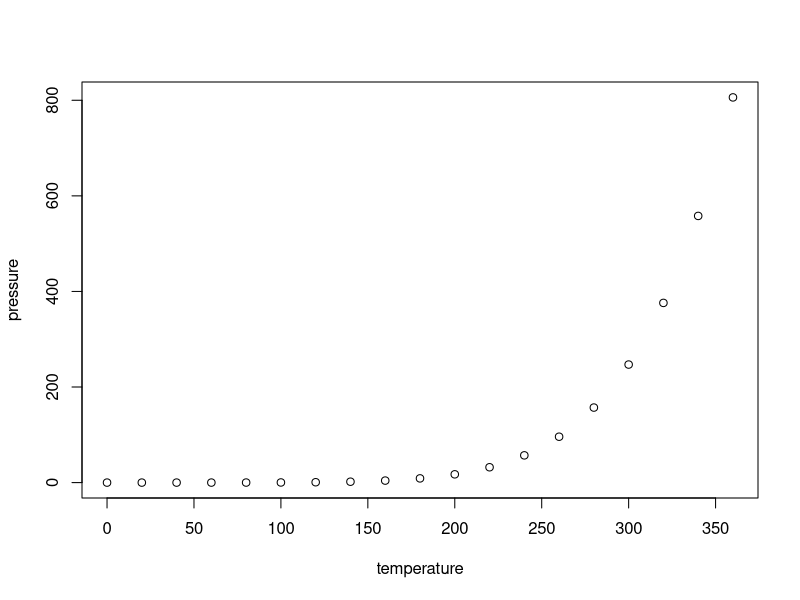
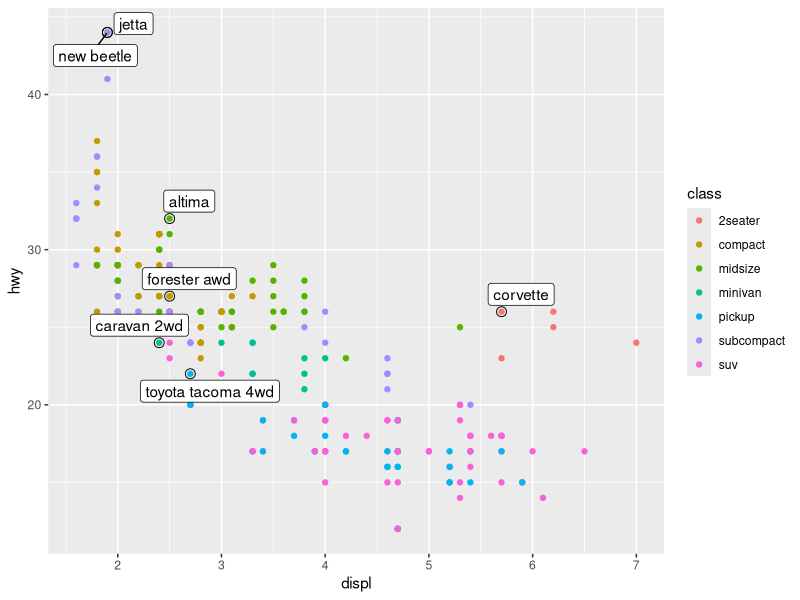
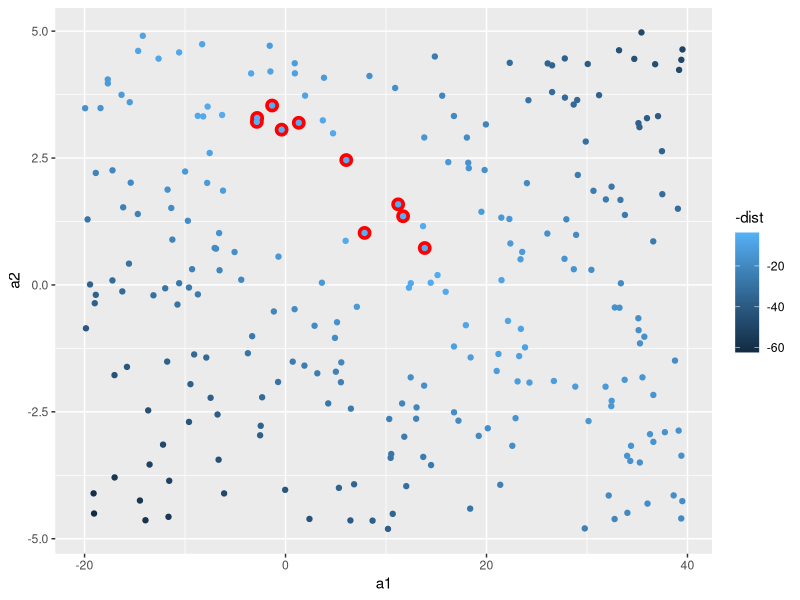

Write the R code that produced these figures, in order.
## ---- chunk 1
knitr::opts_chunk$set(echo = TRUE)
## ---- chunk 2
knitr::kable(
summary(cars),
caption = "Test Table"
)
## ---- chunk 3
plot(pressure)
## ---- chunk 4
library(ggplot2)
library(tidyverse)
best_in_class <- mpg %>%
    group_by(class) %>%
    filter(row_number(desc(hwy))==1)

ggplot(mpg, aes(displ, hwy))+
    geom_point(aes(color=class))+
    geom_point(size=3, shape=1, data=best_in_class)+
    ggrepel::geom_label_repel(aes(label=model),
                              data= best_in_class)
## ---- chunk 5
library(tidyverse)
library(modelr)
library(ggplot2)
library(tibble)

models<- tibble(
    a1= runif(250, -20, 40),
    a2= runif(250, -5, 5)
)
model1 <- function(a, data) 
{
    a[1] + data$x * a[2]
}

measure_distance <- function(mod, data)
{
    diff <- data$y - model1(mod, data)
    sqrt(mean(diff^2))
}

sim1_dist <-function(a1, a2)
{
    measure_distance(c(a1, a2), sim1)
}
models <- models %>%
    mutate(dist = map2_dbl(a1, a2, sim1_dist))

ggplot(models, aes(a1, a2))+
    geom_point(
        data = filter(models, rank(dist) <= 10),
        size = 4, color = "red"
    )+
    geom_point(aes(colour = -dist)
)

